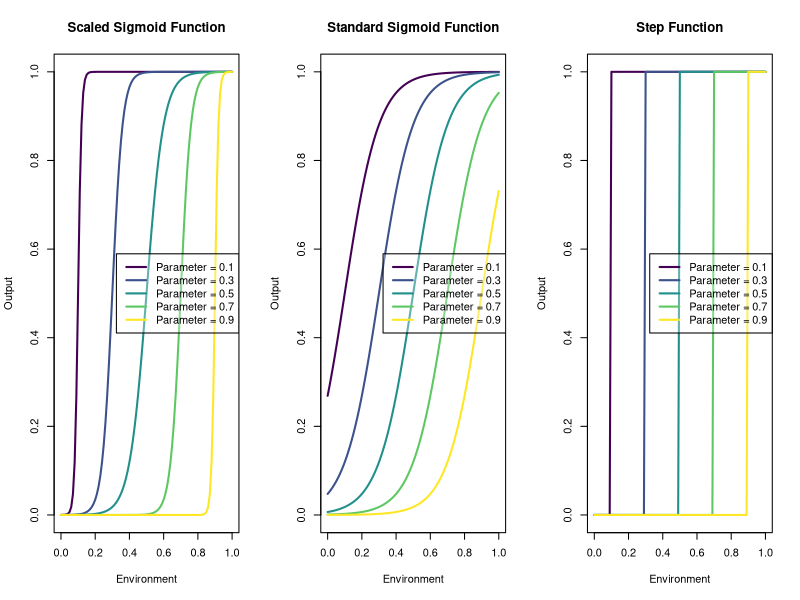
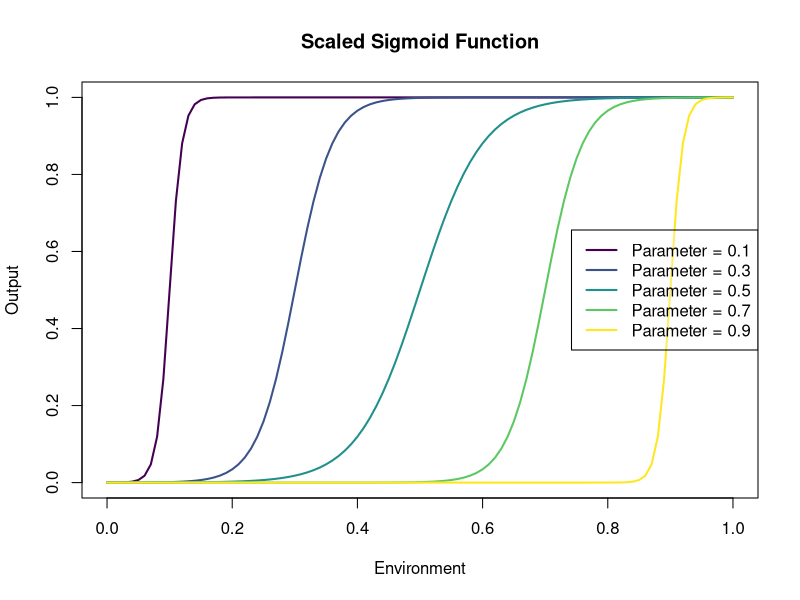
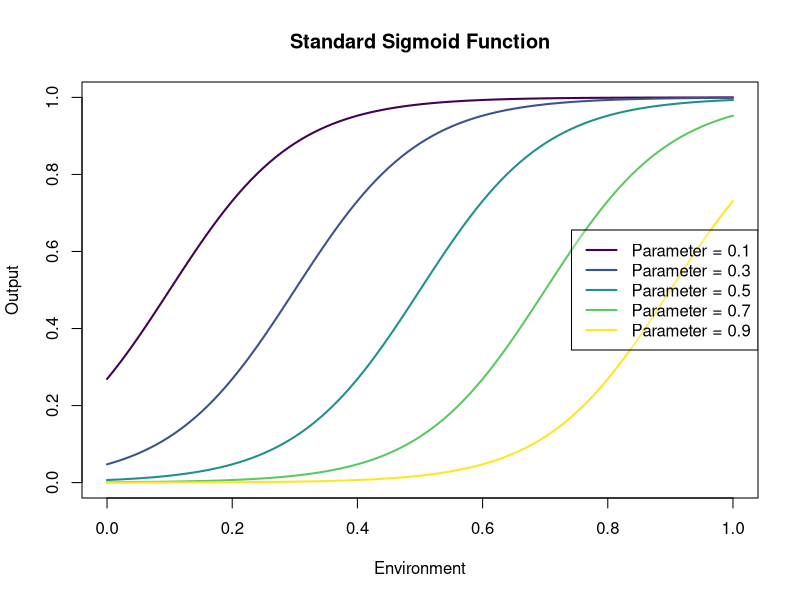
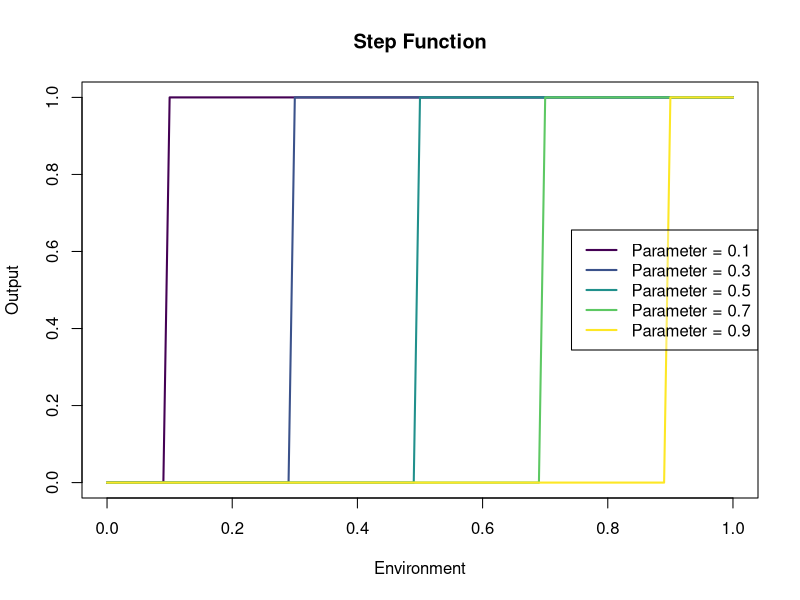

Recreate these plots in R, in order.
# Load necessary library
library(viridis)

# Define the scaled sigmoid function
ffun_scaled <- function(environment, parameter, base_steepness = 10) {
  scaled_steepness <- base_steepness / (0.5 - abs(parameter - 0.5))
  ((1 / (1 + exp(-scaled_steepness * (environment - parameter))) - 1 / (1 + exp(scaled_steepness * parameter))) /
         (1 / (1 + exp(-scaled_steepness * (1 - parameter))) - 1 / (1 + exp(scaled_steepness * parameter))))
}

# Define the standard sigmoid function
ffun_sigmoid <- function(environment, parameter, steepness = 10) {
  1 / (1 + exp(-steepness * (environment - parameter)))
}

# Define the step function
ffun_step <- function(environment, parameter) {
  ifelse(environment < parameter, 0, 1)
}

# Function to create and save plots
save_folder = "gfoe2024"
# Create the folder if it doesn't exist
if (!dir.exists(save_folder)) {
  dir.create(save_folder)
}

# Environment levels for plotting
environment <- seq(0, 1, 0.01)

# Parameter values for demonstration
parameters <- c(0.1, 0.3, 0.5, 0.7, 0.9)

# Generate a modern color palette for different parameter values
colors <- viridis(length(parameters))

# Plot and save the scaled sigmoid function
png(file.path(save_folder, "scaled_sigmoid.png"), width = 500, height = 500)
plot(environment, ffun_scaled(environment, parameters[1]), type = "l", ylim = c(0,1),
     col = colors[1], lwd = 2, xlab = "Environment", ylab = "Output", main = "Scaled Sigmoid Function")
for (i in 2:length(parameters)) {
  lines(environment, ffun_scaled(environment, parameters[i]), col = colors[i], lwd = 2)
}
legend("right", legend = paste("Parameter =", parameters), col = colors, lty = 1, lwd = 2, bg = rgb(1, 1, 1, 0.3))
dev.off()

# Plot and save the standard sigmoid function
png(file.path(save_folder, "sigmoid.png"), width = 500, height = 500)
plot(environment, ffun_sigmoid(environment, parameters[1]), type = "l", ylim = c(0,1),
     col = colors[1], lwd = 2, xlab = "Environment", ylab = "Output", main = "Standard Sigmoid Function")
for (i in 2:length(parameters)) {
  lines(environment, ffun_sigmoid(environment, parameters[i]), col = colors[i], lwd = 2)
}
legend("right", legend = paste("Parameter =", parameters), col = colors, lty = 1, lwd = 2, bg = rgb(1, 1, 1, 0.3))
dev.off()

# Plot and save the step function
png(file.path(save_folder, "step_function.png"), width = 500, height = 500)
plot(environment, ffun_step(environment, parameters[1]), type = "l", ylim = c(0,1),
     col = colors[1], lwd = 2, xlab = "Environment", ylab = "Output", main = "Step Function")
for (i in 2:length(parameters)) {
  lines(environment, ffun_step(environment, parameters[i]), col = colors[i], lwd = 2)
}
legend("right", legend = paste("Parameter =", parameters), col = colors, lty = 1, lwd = 2, bg = rgb(1, 1, 1, 0.3))
dev.off()

# Additionally, display the plots in R
par(mfrow = c(1, 3))  # Arrange the plots in a single row

# Display scaled sigmoid function
plot(environment, ffun_scaled(environment, parameters[1]), type = "l", ylim = c(0,1),
     col = colors[1], lwd = 2, xlab = "Environment", ylab = "Output", main = "Scaled Sigmoid Function")
for (i in 2:length(parameters)) {
  lines(environment, ffun_scaled(environment, parameters[i]), col = colors[i], lwd = 2)
}
legend("right", legend = paste("Parameter =", parameters), col = colors, lty = 1, lwd = 2, bg = rgb(1, 1, 1, 0.3))

# Display standard sigmoid function
plot(environment, ffun_sigmoid(environment, parameters[1]), type = "l", ylim = c(0,1),
     col = colors[1], lwd = 2, xlab = "Environment", ylab = "Output", main = "Standard Sigmoid Function")
for (i in 2:length(parameters)) {
  lines(environment, ffun_sigmoid(environment, parameters[i]), col = colors[i], lwd = 2)
}
legend("right", legend = paste("Parameter =", parameters), col = colors, lty = 1, lwd = 2, bg = rgb(1, 1, 1, 0.3))

# Display step function
plot(environment, ffun_step(environment, parameters[1]), type = "l", ylim = c(0,1),
     col = colors[1], lwd = 2, xlab = "Environment", ylab = "Output", main = "Step Function")
for (i in 2:length(parameters)) {
  lines(environment, ffun_step(environment, parameters[i]), col = colors[i], lwd = 2)
}
legend("right", legend = paste("Parameter =", parameters), col = colors, lty = 1, lwd = 2, bg = rgb(1, 1, 1, 0.3))

# Optionally, specify a different folder
# create_and_save_plots("custom_folder_name")
